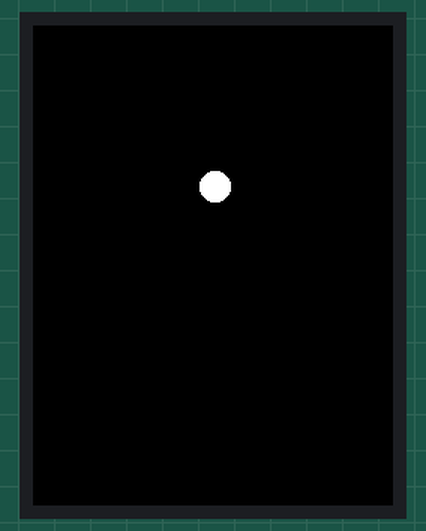
Recording of a sketch running on a simulated Arduino Uno, built with avr-gcc and run on an emulated ATmega328P. Shown: 240×320 colour display. Random numbers use the default seed unless the sketch sets one.

Above: at 0.38 s.
At 5.24 s:
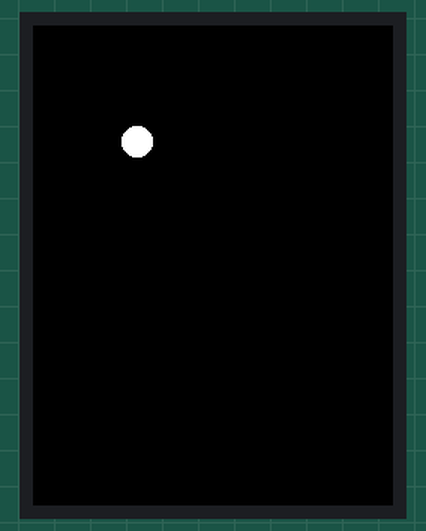
At 10.11 s:
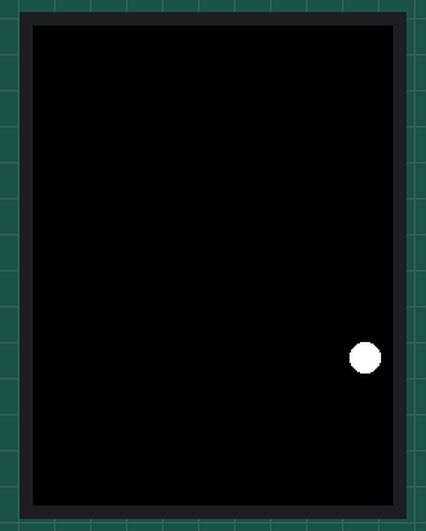
At 19.83 s:
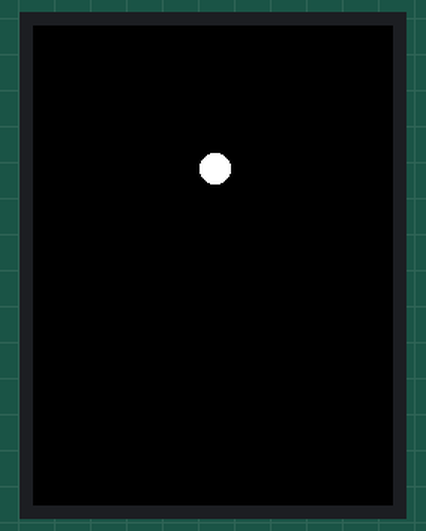
At 29.56 s:
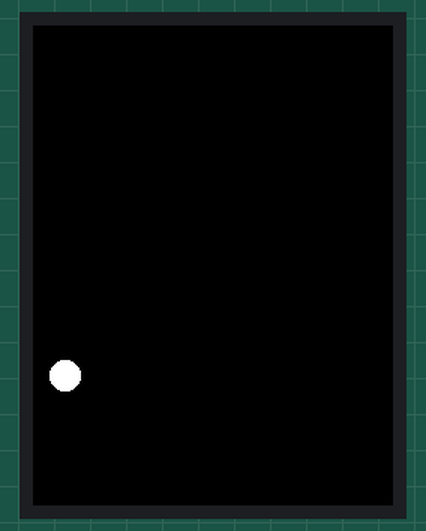
At 39.59 s:
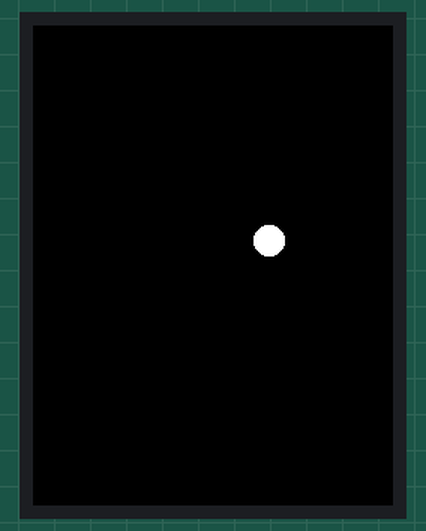

The sketch:

TFT-Bouncing_Ball_CODE.ino
```cpp
//date: 7/30/2026
//TFT-Bouncing Ball by: Arz0n

#include <Elegoo_GFX.h>
#include <Elegoo_TFTLCD.h>

int x;
int y;

Elegoo_TFTLCD tft(A3, A2, A1, A0, A4);
void setup() {
  tft.reset();
  tft.begin(0x9341);
  tft.setRotation(2);
  tft.fillScreen(0x0000);

  randomSeed(analogRead(A5));

  x = random(25, 210);
  y = random(25, 290);
}

int dx = 2;
int dy = 3;

void loop() {
    tft.fillCircle(x, y, 10, 0x0000);
    x += dx;
    y += dy;

    if (x >= 220 || x <= 20) {
        dx = -dx;
    }
    if (y <= 20 || y >= 300) {
        dy = -dy;
    }

    tft.fillCircle(x, y, 10, 0xFFFF);

    delay(10);
}
```
